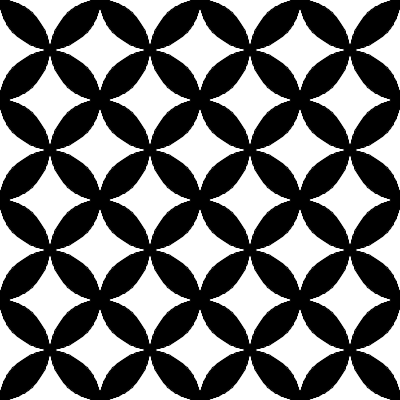
Frame 1 (no input)
Frame 60 (the mouse pressed at the canvas centre just before this capture): identical to frame 1, image omitted
Frame 120 (the mouse held since frame 60 and released just before this capture): identical to frame 1, image omitted

The Processing sketch that drew this single still picture (run headless with seeded random() and noise(); from frame 60 on, the mouse is pressed at the canvas centre):

// Processing sketch: leafTile
// ── leafTile.pde
/**
   [Reference]
   https://qiita.com / reona396 / items / 5fa4babc8243c4ed4914
*/

int diam = 100 ;

void setup() {
  size(400, 400) ;
}

void draw() {
  background(255) ;
  fill(0) ;
  for (int x = 0 ; x < width + diam / 2 ; x += diam) {
    for (int y = 0 ; y < height + diam / 2 ; y += diam) {
      drawSakura(x, y, sqrt(2) * diam / 2) ;
    }
  }
}

void drawSakura(int ox, int oy, float or) {
  int petalNum = 4 ;
  pushMatrix() ;
  translate(ox, oy) ;
  rotate(radians(90)) ;
  beginShape() ;
  for (int theta = 0 ; theta < 360 ; theta++) {
    float A = petalNum / PI * radians(theta) ;
    int md = floor(A) % 2 ;
    float r = pow(-1, md) * (A - floor(A)) + md ;
    float R = r + 2 * calcH(r) ;
    float x = or * R * cos(radians(theta)) ;
    float y = or * R * sin(radians(theta)) ;
    vertex(x, y) ;
  }
  endShape(CLOSE) ;
  popMatrix() ;
}

float calcH(float x) {
  return 0 ;

  // if (x < 0.8) {
  //   return 0 ;
  // } else {
  //   return 0.8 - x ;
  // }
}
